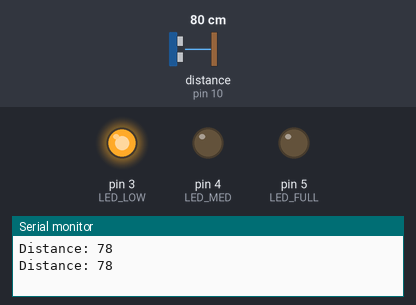
Bench run of a sketch on a simulated Arduino Uno, built with avr-gcc and run on an emulated ATmega328P. Shown: output pins drawn as LEDs (lit = HIGH), the last lines printed to the serial monitor. Wiring (inferred from the names in the program): ultrasonic range finder: trigger pin 9; echo pin 10. The test bench sets the inputs (shaded band); at power-on: distance to the obstacle (sensor on pin 10) 80 cm. The echo pulse lasts 58.3 µs per cm; pins used as bus, display or sensor lines are not drawn.

Above: at 1.8 s.
1.9 s: distance to the obstacle (sensor on pin 10) set to 24 cm
3.4 s: distance to the obstacle (sensor on pin 10) set to 19 cm
At 5.2 s:
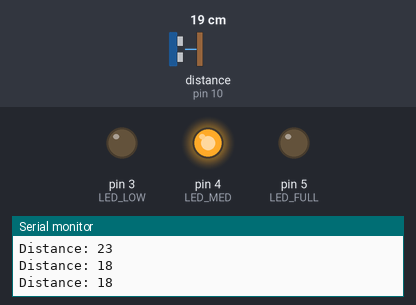
5.5 s: distance to the obstacle (sensor on pin 10) set to 13 cm
7.2 s: distance to the obstacle (sensor on pin 10) set to 10 cm
At 8.5 s:
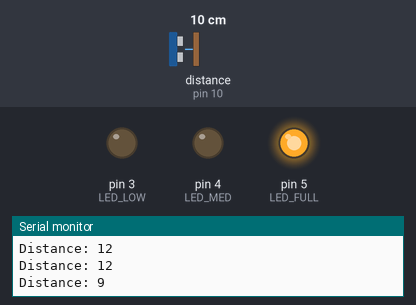
9.5 s: distance to the obstacle (sensor on pin 10) set to 18 cm
At 11.2 s:
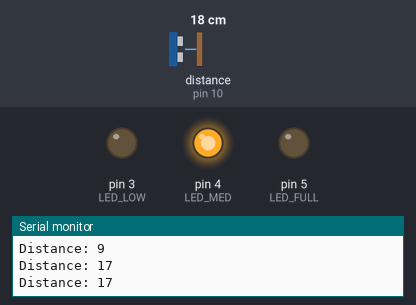
11.5 s: distance to the obstacle (sensor on pin 10) set to 2 cm
At 13.0 s:
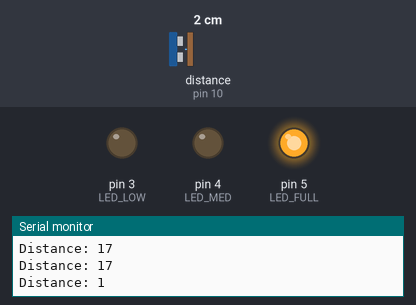
Timing chart, 0 to 14.5 s (numbered marks = the images above; inputs shaded):
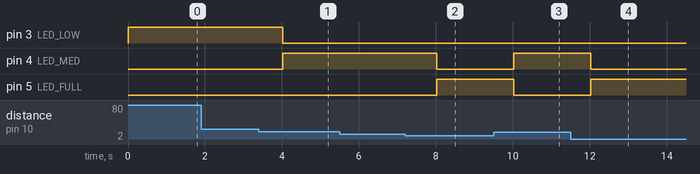

Measured:
- the behaviour switches between 22 and 21 cm on distance to the obstacle (sensor on pin 10) (found by bisection; images 0 and 1)
- the behaviour switches between 12 and 11 cm on distance to the obstacle (sensor on pin 10) (found by bisection; images 1 and 2)
- after the input at 3.4 s, pin 3 (LED_LOW): HIGH → LOW after 0.62 s; pin 4 (LED_MED): LOW → HIGH after 0.62 s
- after the input at 7.2 s, pin 4 (LED_MED): HIGH → LOW after 0.82 s; pin 5 (LED_FULL): LOW → HIGH after 0.82 s
- after the input at 9.5 s, pin 4 (LED_MED): LOW → HIGH after 0.53 s; pin 5 (LED_FULL): HIGH → LOW after 0.53 s
- after the input at 11.5 s, pin 4 (LED_MED): HIGH → LOW after 0.53 s; pin 5 (LED_FULL): LOW → HIGH after 0.53 s

The sketch:

waste_wise.ino
```cpp
#define TRIG_PIN 9
#define ECHO_PIN 10

#define LED_LOW 3
#define LED_MED 4
#define LED_FULL 5

long duration;
int distance;

void setup() {
  pinMode(TRIG_PIN, OUTPUT);
  pinMode(ECHO_PIN, INPUT);

  pinMode(LED_LOW, OUTPUT);
  pinMode(LED_MED, OUTPUT);
  pinMode(LED_FULL, OUTPUT);

  Serial.begin(9600);
}

void loop() {
  digitalWrite(TRIG_PIN, LOW);
  delayMicroseconds(2);

  digitalWrite(TRIG_PIN, HIGH);
  delayMicroseconds(10);
  digitalWrite(TRIG_PIN, LOW);

  duration = pulseIn(ECHO_PIN, HIGH);
  distance = duration * 0.034 / 2;

  Serial.print("Distance: ");
  Serial.println(distance);

  if (distance > 20) {
    digitalWrite(LED_LOW, HIGH);
    digitalWrite(LED_MED, LOW);
    digitalWrite(LED_FULL, LOW);
  }
  else if (distance > 10) {
    digitalWrite(LED_LOW, LOW);
    digitalWrite(LED_MED, HIGH);
    digitalWrite(LED_FULL, LOW);
  }
  else {
    digitalWrite(LED_LOW, LOW);
    digitalWrite(LED_MED, LOW);
    digitalWrite(LED_FULL, HIGH);
  }

  delay(1000);
}
```
